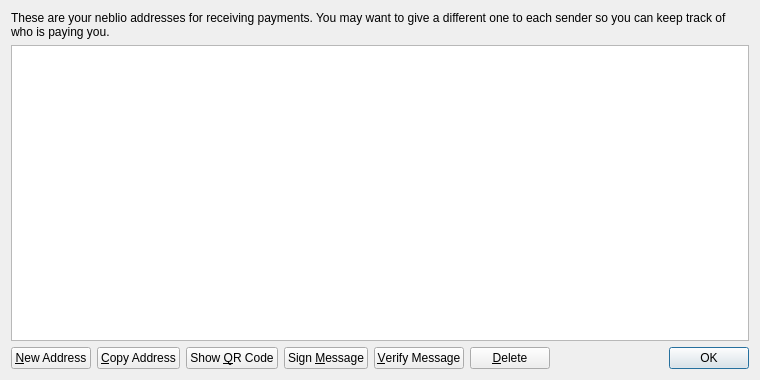
<?xml version="1.0" encoding="UTF-8"?>
<ui version="4.0">
 <class>AddressBookPage</class>
 <widget class="QWidget" name="AddressBookPage">
  <property name="geometry">
   <rect>
    <x>0</x>
    <y>0</y>
    <width>760</width>
    <height>380</height>
   </rect>
  </property>
  <property name="windowTitle">
   <string>Address Book</string>
  </property>
  <property name="styleSheet">
   <string notr="true">background-image: url(:/images/gr);</string>
  </property>
  <layout class="QVBoxLayout" name="verticalLayout">
   <item>
    <widget class="QLabel" name="labelExplanation">
     <property name="text">
      <string>These are your neblio addresses for receiving payments. You may want to give a different one to each sender so you can keep track of who is paying you.</string>
     </property>
     <property name="textFormat">
      <enum>Qt::PlainText</enum>
     </property>
     <property name="wordWrap">
      <bool>true</bool>
     </property>
    </widget>
   </item>
   <item>
    <widget class="QTableView" name="tableView">
     <property name="contextMenuPolicy">
      <enum>Qt::CustomContextMenu</enum>
     </property>
     <property name="toolTip">
      <string>Double-click to edit address or label</string>
     </property>
     <property name="tabKeyNavigation">
      <bool>false</bool>
     </property>
     <property name="alternatingRowColors">
      <bool>true</bool>
     </property>
     <property name="selectionMode">
      <enum>QAbstractItemView::SingleSelection</enum>
     </property>
     <property name="selectionBehavior">
      <enum>QAbstractItemView::SelectRows</enum>
     </property>
     <property name="sortingEnabled">
      <bool>true</bool>
     </property>
     <attribute name="verticalHeaderVisible">
      <bool>false</bool>
     </attribute>
    </widget>
   </item>
   <item>
    <layout class="QHBoxLayout" name="horizontalLayout">
     <item>
      <widget class="QPushButton" name="newAddressButton">
       <property name="toolTip">
        <string>Create a new address</string>
       </property>
       <property name="text">
        <string>&amp;New Address</string>
       </property>
       <property name="icon">
        <iconset resource="../bitcoin.qrc">
         <normaloff>:/icons/add</normaloff>:/icons/add</iconset>
       </property>
      </widget>
     </item>
     <item>
      <widget class="QPushButton" name="copyToClipboard">
       <property name="toolTip">
        <string>Copy the currently selected address to the system clipboard</string>
       </property>
       <property name="text">
        <string>&amp;Copy Address</string>
       </property>
       <property name="icon">
        <iconset resource="../bitcoin.qrc">
         <normaloff>:/icons/editcopy</normaloff>:/icons/editcopy</iconset>
       </property>
      </widget>
     </item>
     <item>
      <widget class="QPushButton" name="showQRCode">
       <property name="text">
        <string>Show &amp;QR Code</string>
       </property>
       <property name="icon">
        <iconset resource="../bitcoin.qrc">
         <normaloff>:/icons/qrcode</normaloff>:/icons/qrcode</iconset>
       </property>
      </widget>
     </item>
     <item>
      <widget class="QPushButton" name="signMessage">
       <property name="toolTip">
        <string>Sign a message to prove you own a neblio address</string>
       </property>
       <property name="text">
        <string>Sign &amp;Message</string>
       </property>
       <property name="icon">
        <iconset resource="../bitcoin.qrc">
         <normaloff>:/icons/edit</normaloff>:/icons/edit</iconset>
       </property>
      </widget>
     </item>
     <item>
      <widget class="QPushButton" name="verifyMessage">
       <property name="toolTip">
        <string>Verify a message to ensure it was signed with a specified neblio address</string>
       </property>
       <property name="text">
        <string>&amp;Verify Message</string>
       </property>
       <property name="icon">
        <iconset resource="../bitcoin.qrc">
         <normaloff>:/icons/transaction_0</normaloff>:/icons/transaction_0</iconset>
       </property>
      </widget>
     </item>
     <item>
      <widget class="QPushButton" name="deleteButton">
       <property name="toolTip">
        <string>Delete the currently selected address from the list</string>
       </property>
       <property name="text">
        <string>&amp;Delete</string>
       </property>
       <property name="icon">
        <iconset resource="../bitcoin.qrc">
         <normaloff>:/icons/remove</normaloff>:/icons/remove</iconset>
       </property>
      </widget>
     </item>
     <item>
      <spacer name="horizontalSpacer">
       <property name="orientation">
        <enum>Qt::Horizontal</enum>
       </property>
       <property name="sizeHint" stdset="0">
        <size>
         <width>40</width>
         <height>20</height>
        </size>
       </property>
      </spacer>
     </item>
     <item>
      <widget class="QDialogButtonBox" name="buttonBox">
       <property name="sizePolicy">
        <sizepolicy hsizetype="Maximum" vsizetype="Fixed">
         <horstretch>0</horstretch>
         <verstretch>0</verstretch>
        </sizepolicy>
       </property>
       <property name="standardButtons">
        <set>QDialogButtonBox::Ok</set>
       </property>
      </widget>
     </item>
    </layout>
   </item>
  </layout>
 </widget>
 <resources>
  <include location="../bitcoin.qrc"/>
 </resources>
 <connections/>
</ui>
